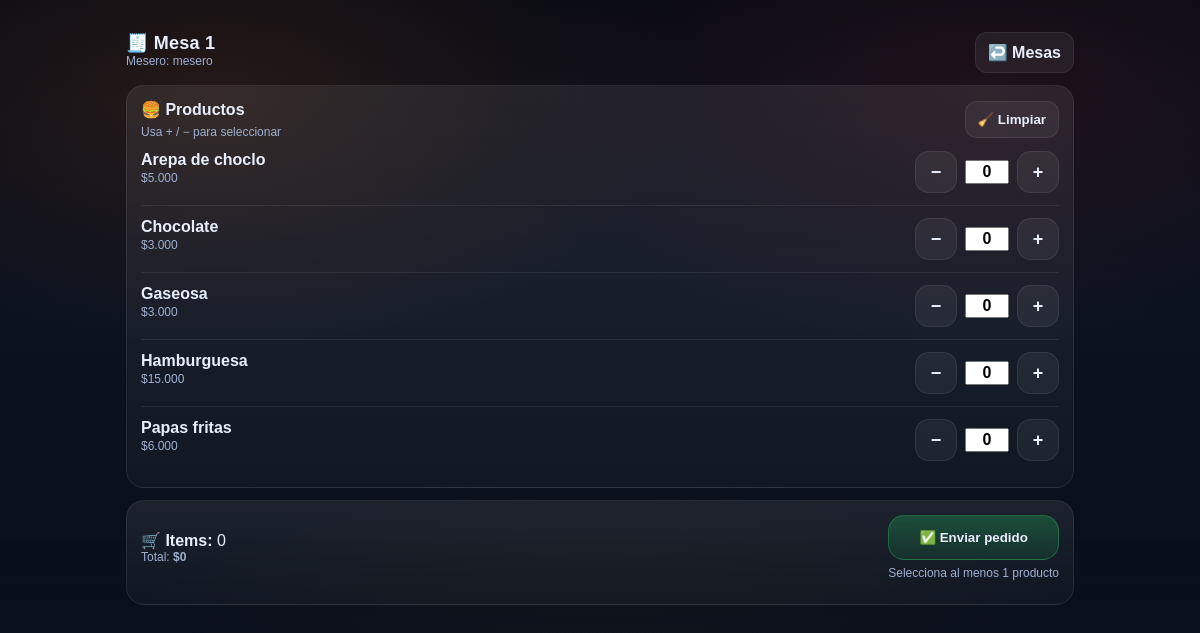
The app's page /mesa/1 (signed in), older data.
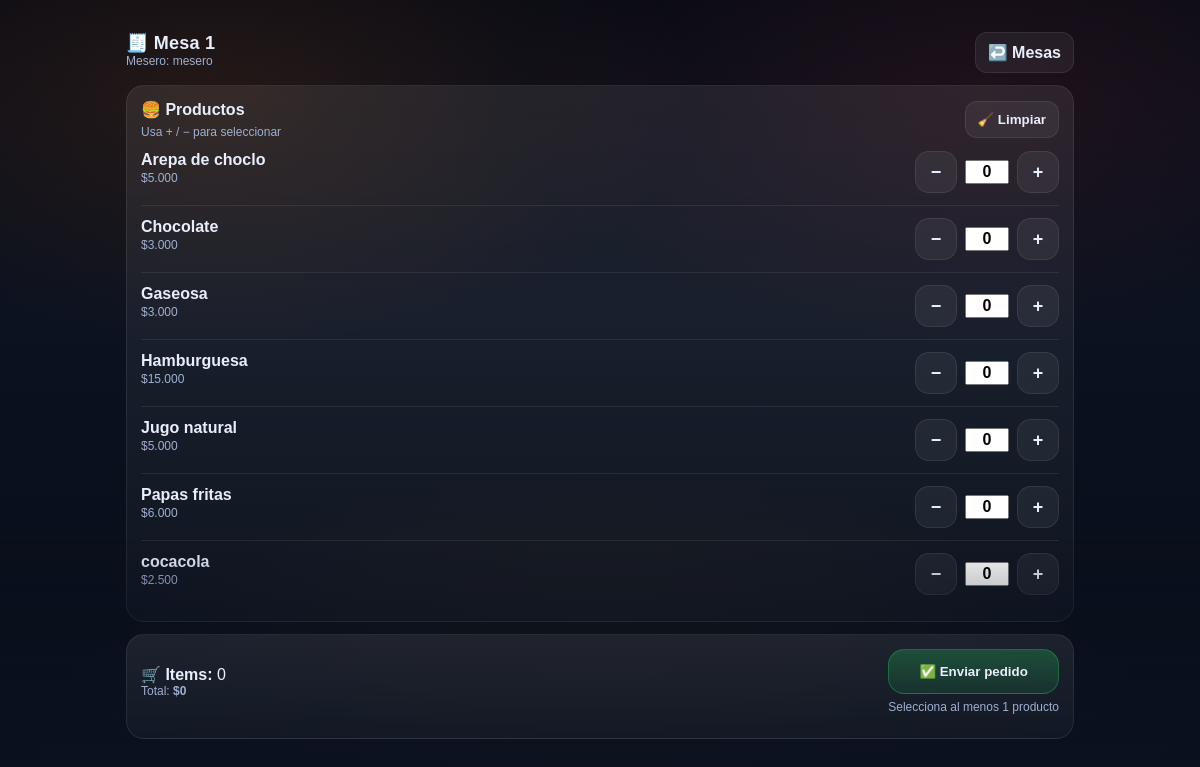
The same page, newer data.
### models.py (models this page shows, shortened)
class Producto(db.Model):
    id = db.Column(db.Integer, primary_key=True)
    nombre = db.Column(db.String(100), nullable=False)
    precio = db.Column(db.Float, nullable=False)
    activo = db.Column(db.Boolean, default=True)

### app.py (the view, shortened to what this page needs)
@app.route("/mesa/<int:mesa_id>", methods=["GET", "POST"])
@login_required
def menu_mesa(mesa_id):
    if current_user.role.lower() != "mesero":
        return redirect(url_for("login"))
    mesa = Mesa.query.get_or_404(mesa_id)
    productos = Producto.query.filter_by(activo=True).order_by(Producto.nombre.asc()).all()
    return render_template("menu.html", mesa=mesa, productos=productos, error=None)

### app.py (called while the page is built)
@app.template_filter("cop")
def cop(value):
    try:
        n = int(round(float(value)))
    except (TypeError, ValueError):
        n = 0
    return "$" + f"{n:,}".replace(",", ".")

@login_manager.user_loader
def load_user(user_id):
    return db.session.get(User, int(user_id))

### templates/menu.html (shortened to what this page needs)
<!DOCTYPE html>
<html lang="es">
<head>
  <link rel="stylesheet" href="{{ url_for('static', filename='css/styles.css') }}">
</head>
<body>
  <div class="container">
    <div class="menu-header">
      <div>
        <div class="title">🧾 Mesa {{ mesa.numero }}</div>
        <div class="small">Mesero: {{ current_user.username }}</div>
      </div>
      <div style="display:flex; gap:10px; align-items:center;">
        <a class="btn" href="{{ url_for('ver_mesas') }}">↩️ Mesas</a>
      </div>
    </div>
    <form id="pedido-form" method="POST">
      <div class="menu-card">
        <div style="display:flex; justify-content:space-between; align-items:center; gap:10px;">
          <div>
            <b>🍔 Productos</b>
            <div class="note">Usa + / − para seleccionar</div>
          </div>
          <button type="button" id="btn-limpiar" class="btn">🧹 Limpiar</button>
        </div>
        <div id="lista-productos">
          {% for p in productos %}
            <div class="item" data-id="{{ p.id }}" data-precio="{{ p.precio }}">
              <div>
                <div class="item-name">{{ p.nombre }}</div>
                <div class="item-price">{{ p.precio|cop }}</div>
              </div>
              <div class="qtybox">
                <button type="button" class="qbtn menos" aria-label="menos">−</button>
                <input
                  class="qval"
                  type="text"
                  inputmode="numeric"
                  value="0"
                  readonly
                  name="producto_{{ p.id }}"
                />
                <button type="button" class="qbtn mas" aria-label="mas">+</button>
              </div>
            </div>
          {% endfor %}
        </div>
      </div>
      <div class="bottom-bar">
        <div class="menu-card">
          <div class="summary">
            <div>
              <div><b>🛒 Items:</b> <span id="items-count">0</span></div>
              <div class="small">Total: <b id="total-val">$0</b></div>
            </div>
            <div style="min-width: 160px;">
              <button type="submit" id="btn-enviar" class="bigbtn primary" disabled>
                ✅ Enviar pedido
              </button>
              <div class="note" id="hint">Selecciona al menos 1 producto</div>
            </div>
          </div>
        </div>
      </div>
    </form>
  </div>
</body>
</html>

Row changes from the older to the newer data that the page shows:
now on this page (row edited): Producto: nombre "Jugo natural", precio|cop "$5.000"
added Producto: nombre "cocacola", precio|cop "$2.500"
